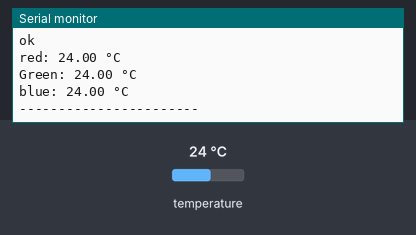
Recording of a program running on a simulated ESP8266 (Wemos D1 mini). Parts: the last lines printed to the serial monitor. Inputs (shaded band) come from the test bench; at power-on: temperature 24 °C. WiFi joins after 1.5 s; servers stay silent unless stated; random numbers use the default seed unless the program sets one.

Above: at 2.7 s.
2.8 s: temperature set to 12 °C
At 5.7 s:
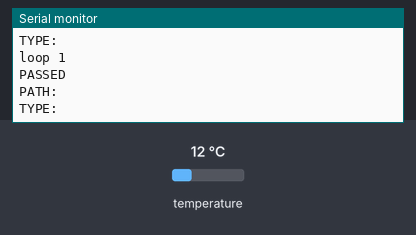
6.2 s: temperature set to 19 °C
At 8.5 s:
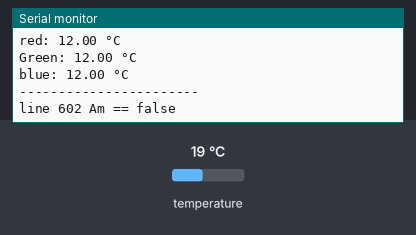
Timing chart, 0 to 10.0 s (numbered marks = the images above; inputs shaded):
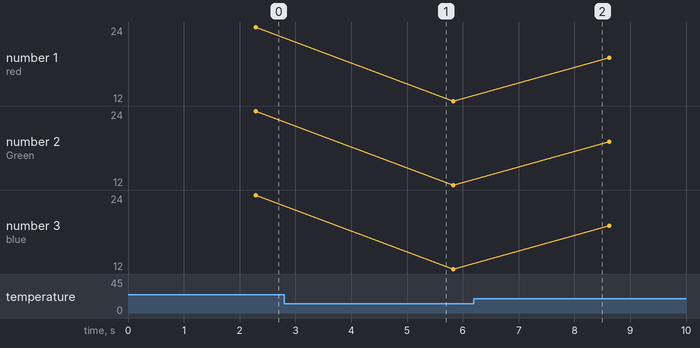

Measured:
- plotted number 1: 24 → 12 after the input at 2.8 s, 12 → 19 after the input at 6.2 s
- plotted number 2: 24 → 12 after the input at 2.8 s, 12 → 19 after the input at 6.2 s
- plotted number 3: 24 → 12 after the input at 2.8 s, 12 → 19 after the input at 6.2 s

The program:

main.cpp
```cpp
// (licence header left out)
#include <Arduino.h>
#include <ESP8266WiFi.h>
#include <Firebase_ESP_Client.h>
#include <PubSubClient.h>
//#include <Adafruit_Sensor.h>
#include <OneWire.h>
#include <WiFiUdp.h>
#include <ArduinoOTA.h>
#include <NTPClient.h>
#include <ESP_Mail_Client.h>
#include <DallasTemperature.h>

// Provide the token generation process info.
#include "addons/TokenHelper.h"
// Provide the RTDB payload printing info and other helper functions.
#include "addons/RTDBHelper.h"

// Insert your network credentials
#define WIFI_SSID "Gimp"
#define WIFI_PASSWORD "FC7KUNPX"

// Insert Firebase project API Key
#define API_KEY "AIzaSyDkJinA0K6NqBLGR4KYnX8AdDNgXp2-FDI"

// Insert RTDB URLefine the RTDB URL */
#define DATABASE_URL "https://esp32-heater-controler-6d11f-default-rtdb.europe-west1.firebasedatabase.app/"

// Define Firebase Data object
FirebaseData fbdo;
FirebaseAuth auth;
FirebaseConfig config;

unsigned long sendDataPrevMillis = 0;
int count = 0;
bool signupOK = false;

// put your ssid and password here
// const char *ssid = "Gimp";
const char *ssid = "Gimp_EXT";
const char *password = "FC7KUNPX";

// put your mqtt server here:

const char *mqtt_server = "c846e85af71b4f65864f7124799cd3bb.s1.eu.hivemq.cloud";
const int mqtt_port = 8883; // Secure MQTT port
const char *mqtt_user = "Tortoise";
const char *mqtt_password = "Hea1951Ter";

// Initialize the pubsub client
WiFiClientSecure espClient;
//PubSubClient client(espClient);

// put global variables here:
// Define pins and other constants
#define Relay_Pin D5 // active board
// #define builtInLED_Pin 13    // on board LED_Pin
#define LED_Pin 13 // LED_Pin  //change when debuged
// Data wire is connected to D7
#define ONE_WIRE_BUS D7 // active board  // on pin 10 (a 4.7K resistor is necessary)

// Setup a OneWire instance to communicate with any OneWire devices
OneWire oneWire(ONE_WIRE_BUS);

// Pass the OneWire reference to DallasTemperature library
DallasTemperature sensors(&oneWire);

// Array to hold addresses of the DS18B20 sensors
DeviceAddress redSensor, greenSensor, blueSensor;
// Define pins and other constants
byte i, present = 0, type_s, data[12], addr[8];

float celsius, BlueSensor, GreenSensor, RedSensor, stores1, stores2, stores3, prevS1 = -1, prevS2 = -1, prevS3 = -1;

int adr;
uint_fast8_t amTemperature, pmTemperature, amTemp, pmTemp; // is set by the sliders
uint_fast8_t AMtime, PMtime, Day, Hours, Minutes, seconds, amHours, amMinutes, pmHours, pmMinutes, prevHours = -true, prevMinutes = -1;
bool Am, AmFlag, heaterStatus = false, publishStartUp = true, StartUp = true, heaterOn = false, prevHeaterStatus = false;
// Timer-related variables
unsigned long heaterOnTime = 0;
const unsigned long heaterTimeout = 3600000;

char prevTargetTemperature[23], targetTemperature[23];

/********************************************
      settup the time variables start
 * ******************************************/

char daysOfTheWeek[7][12] = {"Sunday", "Monday", "Tuesday", "Wednesday", "Thursday", "Friday", "Saturday"};
char sensor[50];
// Define NTP Client to get time
WiFiUDP ntpUDP;
NTPClient timeClient(ntpUDP, "pool.ntp.org", 0, 60000);
// Time zone and DST offsets
const long utcOffsetInSeconds = 0;    // Standard time offset (e.g., UTC+0)
const long dstOffsetInSeconds = 3600; // Daylight saving time offset (e.g., +1 hour)

// Function to check if DST is in effect
bool isDST(int day, int month, int hour, int weekday)
{
  // Example logic for DST in Europe (last Sunday in March to last Sunday in October)
  if (month < 3 || month > 10)
    return false; // No DST in Jan, Feb, Nov, Dec
  if (month > 3 && month < 10)
    return true;                  // DST in Apr, May, Jun, Jul, Aug, Sep
  int lastSunday = day - weekday; // Calculate the last Sunday of the month
  if (month == 3)
    return (lastSunday >= 25 && (hour >= 2)); // DST starts at 2 AM on the last Sunday in March
  if (month == 10)
    return (lastSunday < 25 || (lastSunday == 25 && hour < 2)); // DST ends at 2 AM on the last Sunday in October
  return false;
}
/********************************************
      settup the time variables end
 * ******************************************/
/********************************************
      wifi and pubSup credentials start
 * ******************************************/

// the sender email credentials
#define SENDER_EMAIL "esp8266heaterapp@gmail.com";
#define SENDER_PASSWORD "xhjh djyf roxm sxzh";
#define RECIPIENT_EMAIL "mac5y4@talktalk.net"
#define SMTP_HOST "smtp.gmail.com";
#define SMTP_PORT 587;

SMTPSession smtp;

WiFiClient Temp_Control;
// PubSubClient client(Temp_Control);
unsigned long lastMsg = 0;
#define MSG_BUFFER_SIZE (50)
char msg[MSG_BUFFER_SIZE];
long int value = 0;

// Function prototypes
// void setup_wifi();
void callback(char *topic, uint8_t *payload, unsigned int length);
// void callback(char *topic, byte *payload, unsigned int length);
int reconnect(int index);
void publishTempToMQTT();
void relay_Control();
void sendSensor();
void startHeaterTimer();
void checkHeaterTimeout();
void smtpCallback(SMTP_Status status);
void gmail_send(String subject, String message);
void sendSensor();

/********************************************
  Static IP address and wifi conection Start
********************************************/

// Set your Static IP address
IPAddress local_IP(192, 168, 1, 184);
// Set your Gateway IP address
IPAddress gateway(192, 168, 1, 1);

IPAddress subnet(255, 255, 0, 0);
IPAddress primaryDNS(8, 8, 8, 8);   // optional
IPAddress secondaryDNS(8, 8, 4, 4); // optional
/********************************************
     Static IP address and wifi conection end
 ********************************************/

/********************************************
      wifi and pubSup credentials end
 * ******************************************/

void setup()
{
  Serial.begin(115200);
  WiFi.begin(WIFI_SSID, WIFI_PASSWORD);
  Serial.print("Connecting to Wi-Fi");
  while (WiFi.status() != WL_CONNECTED)
  {
    Serial.print(".");
    delay(300);
  }
  Serial.println();
  Serial.print("Connected with IP: ");
  Serial.println(WiFi.localIP());
  Serial.println();

  /* Assign the api key (required) */
  config.api_key = API_KEY;

  /* Assign the RTDB URL (required) */
  config.database_url = DATABASE_URL;

  /* Sign up */
  if (Firebase.signUp(&config, &auth, "", ""))
  {
    Serial.println("ok");
    signupOK = true;
  }
  else
  {
    Serial.printf("%s\n", config.signer.signupError.message.c_str());
  }

  /* Assign the callback function for the long running token generation task */
  config.token_status_callback = tokenStatusCallback; // see addons/TokenHelper.h

  Firebase.begin(&config, &auth);
  Firebase.reconnectWiFi(true);
}

void loop()
{
  sendSensor();
   if (Firebase.ready() && signupOK && (millis() - sendDataPrevMillis > 15000 || sendDataPrevMillis == 0))
  {
    Firebase.RTDB.setInt(&fbdo, "RED", (int)redSensor);
    Firebase.RTDB.setInt(&fbdo, "GREEN", (int)greenSensor);
    Firebase.RTDB.setInt(&fbdo, "BLUE", (int)blueSensor);
    sendDataPrevMillis = millis();
    Serial.println("loop " + String(count));
    // Write an Int number on the database path test/int
    if (Firebase.RTDB.setInt(&fbdo, "test/int", count))
    {
      Serial.println("PASSED");
      Serial.println("PATH: " + fbdo.dataPath());
      Serial.println("TYPE: " + fbdo.dataType());
    }
    else
    {
      Serial.println("FAILED");
      Serial.println("REASON: " + fbdo.errorReason());
    }
    count++;

    // Write an Float number on the database path test/float
    if (Firebase.RTDB.setFloat(&fbdo, "test/float", 0.01 + random(0, 100)))
    {
      Serial.println("loop " + String(count));
      Serial.println("PASSED");
      Serial.println("PATH: " + fbdo.dataPath());
      Serial.println("TYPE: " + fbdo.dataType());
    }
    else
    {
      Serial.println("FAILED");
      Serial.println("REASON: " + fbdo.errorReason());
    }
  }
}

void sendSensor()
{
  /**************************
       DS18B20 Sensor
         Starts Here
  **************************/
  char sensVal[50]; // Declare sensVal here
                    // Request temperatures from all sensors
  sensors.requestTemperatures();

  // Read temperatures from each sensor
  float RedSensor = sensors.getTempC(redSensor);
  float GreenSensor = sensors.getTempC(greenSensor);
  float BlueSensor = sensors.getTempC(blueSensor);

  // Print temperatures to the serial monitor
  Serial.print("red: ");
  Serial.print(RedSensor);
  Serial.println(" °C");

  Serial.print("Green: ");
  Serial.print(GreenSensor);
  Serial.println(" °C");

  Serial.print("blue: ");
  Serial.print(BlueSensor);
  Serial.println(" °C");

  Serial.println("-----------------------");

  delay(2000);

  /**************************
       DS18B20 Sensor
         Ends Here
  **************************/

  /*************************************************************
                              Heater Control
                                   start
  ************************************************************/

  if (Am)
  {
    if (amHours == Hours && amMinutes == Minutes)
    { // set amTemp for the Night time setting
      Serial.println("line 591 Am == true");
      AmFlag = true;
      amTemp = amTemperature;
      // int myTemp = amTemp;
      snprintf(targetTemperature, sizeof(targetTemperature), "%d", amTemp);
    }
  }
  else
  {
    if (pmHours == Hours && pmMinutes == Minutes)
    { // set pmTemp for the Night time setting
      Serial.println("line 602 Am == false");
      AmFlag = false;
      pmTemp = pmTemperature;
      int myTemp = pmTemp;
      snprintf(targetTemperature, sizeof(targetTemperature), "%d", pmTemp);
    }
  }
}
/*************************************************************
                             Heater Control
                                    End
 *************************************************************/
```
